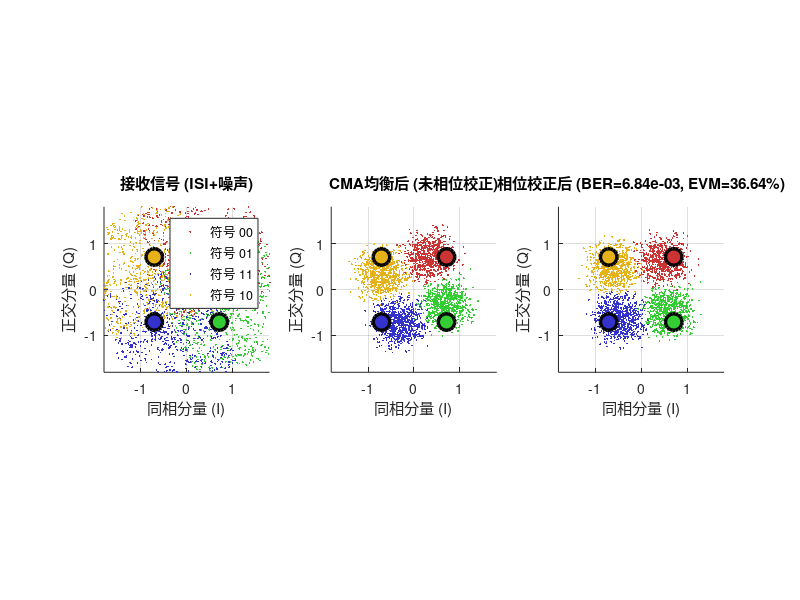

Write the MATLAB code that produced this figure. (Note: this script raises an error after producing the figure.)
% main_cma_simulation.m: 4QAM通信系统CMA盲均衡仿真主脚本
%
% 功能:
% 完整的4QAM通信链路仿真,包括:
% 1. 发射端: 信源生成、符号映射、4QAM调制
% 2. 信道: ISI信道、AWGN噪声
% 3. 接收端: CMA盲均衡、相位校正、解调
% 4. 性能评估: BER、EVM、星座图
%
% 参考: 技术规格书第4章

clear; clc; close all;

fprintf('========================================\n');
fprintf('4QAM通信系统CMA盲均衡仿真\n');
fprintf('========================================\n\n');

%% 步骤1: 仿真参数配置 (技术规格书 4.1节)

config = struct();

% 基本参数
config.numSymbols = 20000;          % 仿真符号数量
config.snr_dB = 20;                  % 信噪比 (dB)

% 4QAM调制参数
config.M = 4;                        % 调制阶数
config.grayMap = [0 1 3 2];          % 格雷码映射表 (00->0, 01->1, 11->3, 10->2)

% 信道参数
config.channelTaps = [1, 0.5, 0.2, 0.1, 0.8]; % ISI信道冲激响应
config.channelPhaseOffsetDeg = 20;   % 额外的信道相位偏移 (单位: 度)

% CMA均衡器参数
config.cma.filterLength = 63;        % 均衡器长度 (M)
config.cma.stepSize = 0.02;         % 步长 (mu) - 归一化LMS调节为更稳定的收敛速度
config.cma.numPasses = 2;            % 遍历接收序列的次数
config.cma.R2 = 1;                   % 4QAM的收敛半径 R^2 = 1

% 快速卷积参数
config.fft.nfft = 512;               % FFT点数

fprintf('配置参数:\n');
fprintf('  符号数量: %d\n', config.numSymbols);
fprintf('  SNR: %d dB\n', config.snr_dB);
fprintf('  信道抽头: [%.2f, %.2f, %.2f]\n', config.channelTaps);
fprintf('  均衡器长度: %d\n', config.cma.filterLength);
fprintf('  CMA步长: %.4f\n', config.cma.stepSize);
fprintf('  信道相位偏移: %.2f 度\n', config.channelPhaseOffsetDeg);
fprintf('\n');

%% 步骤2: 发射端实现 (技术规格书 4.2节)

fprintf('发射端处理...\n');

% 2.1 生成随机比特
numBits = config.numSymbols * log2(config.M);
txBits = randi([0 1], 1, numBits);
fprintf('  生成 %d 个比特\n', numBits);

% 2.2 比特到符号映射
txSymbolIndices = zeros(1, config.numSymbols);
for i = 1:config.numSymbols
    % 每2个比特组成一个符号
    bit1 = txBits(2*i-1);
    bit2 = txBits(2*i);
    decimal_idx = bit1 * 2 + bit2; % 转换为十进制索引 (0-3)
    txSymbolIndices(i) = decimal_idx;
end

% 2.3 格雷编码映射
grayIndices = config.grayMap(txSymbolIndices + 1); % MATLAB索引从1开始

% 2.4 4QAM调制
% 4QAM星座点: {(1+j), (1-j), (-1+j), (-1-j)} / sqrt(2)
% 映射: 0->(1+j), 1->(1-j), 2->(-1-j), 3->(-1+j)
constellation_map = [1+1j, 1-1j, -1-1j, -1+1j] / sqrt(2);
txSymbols = constellation_map(grayIndices + 1);

fprintf('  调制 %d 个4QAM符号\n', config.numSymbols);
fprintf('  符号能量: %.4f\n', mean(abs(txSymbols).^2));
fprintf('\n');

%% 步骤3: 信道建模 (技术规格书 4.3节)

fprintf('信道传输...\n');

% 3.1 通过ISI信道
rxSymbols_ISI = filter(config.channelTaps, 1, txSymbols);
fprintf('  应用ISI信道\n');

% 3.2 添加可配置的信道相位偏移
phase_offset_rad_channel = config.channelPhaseOffsetDeg * pi / 180;
if abs(config.channelPhaseOffsetDeg) > 1e-6
    rxSymbols_ISI = rxSymbols_ISI * exp(1j * phase_offset_rad_channel);
    fprintf('  施加信道相位偏移: %.2f 度\n', config.channelPhaseOffsetDeg);
end

% 3.3 添加AWGN噪声
rxSymbols = awgn(rxSymbols_ISI, config.snr_dB, 'measured');
fprintf('  添加AWGN噪声 (SNR = %d dB)\n', config.snr_dB);
fprintf('\n');

%% 步骤4: CMA均衡器 (样本级实现)

fprintf('CMA均衡处理...\n');

% 4.1 初始化
M = config.cma.filterLength;
mu = config.cma.stepSize;
R2 = config.cma.R2;

% 中心抽头初始化
w = zeros(M, 1);
w(floor(M/2) + 1) = 1;

% 准备输入信号
rxSymbols_col = rxSymbols(:);
N_total = length(rxSymbols_col);

% 输入缓冲区(添加前导零)
rx_padded = [zeros(M-1, 1); rxSymbols_col];

% 输出
equalizedSymbols = zeros(N_total, 1);

fprintf('  初始化完成\n');
fprintf('  均衡器长度: %d, 符号数: %d\n', M, N_total);
fprintf('  遍历次数: %d\n', config.cma.numPasses);

% 4.2 样本级CMA处理
fprintf('  开始样本级CMA处理...\n');

for pass = 1:config.cma.numPasses
    fprintf('  Pass %d/%d 开始...\n', pass, config.cma.numPasses);
    for n = 1:N_total
        % 获取输入向量 (最新样本在前)
        idx = n + M - 1;
        x_vec = rx_padded(idx:-1:idx-M+1);
        
        % 计算均衡器输出
        y_out = w' * x_vec;
        equalizedSymbols(n) = y_out;
        
        % CMA权重更新 (Godard算法, 归一化LMS形式)
        % 避免权重发散,使用归一化
        x_power = real(x_vec' * x_vec) + 1e-6;  % 输入功率 + 小常数避免除零
        mu_norm = mu / x_power;
        error_signal = (R2 - abs(y_out)^2) * conj(y_out);  % 复数误差信号
        w = w + mu_norm * error_signal * x_vec;
        
        % 权重剪裁以防止发散
        max_coeff = max(abs(w));
        if max_coeff > 10
            w = w * (10 / max_coeff);
        end
        
        % 显示进度
        if mod(n, 5000) == 0 || n == N_total
            fprintf('    Pass %d: 处理进度 %d/%d (%.1f%%), norm(w)=%.4f, |y|=%.4f\n', ...
                    pass, n, N_total, 100*n/N_total, norm(w), abs(y_out));
        end
    end
end

fprintf('  均衡完成\n');
fprintf('\n');

%% 步骤5: 相位校正与解调 (技术规格书 4.5节)

fprintf('相位校正与解调...\n');

% 5.1 去除瞬态样本
transient_samples = 1000;
equalizedSymbols_steady = equalizedSymbols(transient_samples+1:end);

% 5.2 简单相位校正 - 使用前导符号估计相位偏移
pilot_length = min(500, length(equalizedSymbols_steady));
pilot_symbols = equalizedSymbols_steady(1:pilot_length);

% 硬判决得到最近星座点
pilot_reference = zeros(size(pilot_symbols));
for k = 1:length(pilot_symbols)
    [~, idx] = min(abs(pilot_symbols(k) - constellation_map));
    pilot_reference(k) = constellation_map(idx);
end

% 估计相位旋转
sum_val = sum(pilot_reference .* conj(pilot_symbols));
phase_offset = angle(sum_val);
fprintf('  估计相位偏移: %.2f 度\n', phase_offset * 180 / pi);

% 应用相位校正
equalizedSymbols_corrected = equalizedSymbols_steady * exp(1j * phase_offset);

% 5.3 硬判决解调
rxSymbolIndices = zeros(length(equalizedSymbols_corrected), 1);
for k = 1:length(equalizedSymbols_corrected)
    [~, rxSymbolIndices(k)] = min(abs(equalizedSymbols_corrected(k) - constellation_map));
end

% rxSymbolIndices现在是1-4,对应格雷码索引0-3
rxGrayIndices = rxSymbolIndices - 1; % 格雷码索引 0-3

% 5.4 格雷码反向映射
% 找到格雷码在grayMap中的位置,该位置就是原始比特索引
rxSymbolIndices_original = zeros(size(rxGrayIndices));
for k = 1:length(rxGrayIndices)
    pos = find(config.grayMap == rxGrayIndices(k));
    if ~isempty(pos)
        rxSymbolIndices_original(k) = pos - 1; % 转换为0-3
    end
end

% 5.5 符号到比特
rxBits = zeros(1, length(rxSymbolIndices_original) * 2);
for i = 1:length(rxSymbolIndices_original)
    idx = rxSymbolIndices_original(i);
    rxBits(2*i-1) = bitshift(idx, -1); % 高位
    rxBits(2*i) = bitand(idx, 1);       % 低位
end

fprintf('  解调完成\n');
fprintf('\n');

%% 步骤6: 性能评估 (技术规格书 4.6节)

fprintf('性能评估...\n');

% 6.1 序列对齐 - 使用互相关搜索最佳延迟
fprintf('  搜索最佳延迟对齐...\n');
max_search_delay = min(6000, length(txBits) - 100);  % 搜索范围
best_ber = 1.0;
best_delay = 0;

for delay_bits = 0:2:max_search_delay  % 以符号为单位 (2比特步长)
    tx_start = delay_bits + 1;
    rx_start = 1;
    test_length = min(length(txBits) - tx_start + 1, length(rxBits) - rx_start + 1);
    
    if test_length < 1000  % 至少需要1000比特来统计
        continue;
    end
    
    % 只用前5000比特快速测试
    test_length = min(test_length, 5000);
    
    tx_test = txBits(tx_start : tx_start + test_length - 1);
    rx_test = rxBits(rx_start : rx_start + test_length - 1);
    
    test_errors = sum(tx_test ~= rx_test);
    test_ber = test_errors / test_length;
    
    if test_ber < best_ber
        best_ber = test_ber;
        best_delay = delay_bits;
    end
end

fprintf('    最佳延迟: %d 比特 (%d 符号)\n', best_delay, best_delay/2);
fprintf('    估计BER: %.4e (基于%d比特测试)\n', best_ber, test_length);

% 使用最佳延迟对齐全部序列
tx_align_start = best_delay + 1;
rx_align_start = 1;
compare_length = min(length(txBits) - tx_align_start + 1, length(rxBits) - rx_align_start + 1);

txBits_aligned = txBits(tx_align_start : tx_align_start + compare_length - 1);
rxBits_aligned = rxBits(rx_align_start : rx_align_start + compare_length - 1);

% 6.2 计算BER
bit_errors = sum(txBits_aligned ~= rxBits_aligned);
ber = bit_errors / compare_length;

fprintf('  比较比特数: %d\n', compare_length);
fprintf('  比特错误数: %d\n', bit_errors);
fprintf('  误码率 (BER): %.4e\n', ber);

% 6.3 计算EVM
% 获取对应的发射符号 (延迟以符号计)
tx_symbol_delay = floor(best_delay / 2);  % 比特延迟转换为符号延迟
tx_symbol_start = tx_symbol_delay + 1;
tx_symbol_end = tx_symbol_start + length(equalizedSymbols_corrected) - 1;
if tx_symbol_end > length(txSymbols)
    tx_symbol_end = length(txSymbols);
    equalizedSymbols_corrected = equalizedSymbols_corrected(1:(tx_symbol_end - tx_symbol_start + 1));
end
txSymbols_ref = txSymbols(tx_symbol_start:tx_symbol_end);

% 幅度校正
alpha = (equalizedSymbols_corrected' * txSymbols_ref(:)) / ...
        (equalizedSymbols_corrected' * equalizedSymbols_corrected);
equalizedSymbols_aligned = alpha * equalizedSymbols_corrected;

% 计算EVM
error_vector = equalizedSymbols_aligned - txSymbols_ref(:);
evm = sqrt(mean(abs(error_vector).^2)) / sqrt(mean(abs(txSymbols_ref).^2)) * 100;

fprintf('  EVM: %.2f%%\n', evm);
fprintf('\n');

%% 可视化 (技术规格书 4.6节)

fprintf('生成可视化结果...\n');

% 定义4QAM符号对应的颜色 (为每个符号分配一个颜色)
% 符号映射: 0->(1+j)/√2, 1->(1-j)/√2, 2->(-1-j)/√2, 3->(-1+j)/√2
color_map = [
    0.8, 0.2, 0.2;  % 符号0: 红色 (第一象限)
    0.2, 0.8, 0.2;  % 符号1: 绿色 (第四象限)
    0.2, 0.2, 0.8;  % 符号2: 蓝色 (第三象限)
    0.9, 0.7, 0.1   % 符号3: 黄色 (第二象限)
];

figure('Position', [100, 100, 1600, 450]);

% 选择用于绘图的样本数量
num_plot_samples = min(3000, length(txSymbols));

% 计算延迟 - 用于对齐发射符号和接收/均衡/校正后的符号
tx_symbol_delay = floor(best_delay / 2);

% 1. 接收信号星座图 (颜色=发射符号，位置=接收信号实际值)
subplot(1, 3, 1);
hold on; grid on; axis equal;

% 按发射符号着色，但绘制接收信号的实际位置
for sym_idx = 0:3
    % 找到发射了该符号的位置
    tx_positions = find(grayIndices == sym_idx);
    % 只绘制前 num_plot_samples 个
    rx_idx = tx_positions(tx_positions <= num_plot_samples);
    
    if ~isempty(rx_idx)
        % 关键：颜色来自发射符号(sym_idx)，位置来自接收信号(rxSymbols)
        plot(real(rxSymbols(rx_idx)), imag(rxSymbols(rx_idx)), '.', ...
             'Color', color_map(sym_idx+1, :), 'MarkerSize', 4);
    end
end

% 绘制理想星座点
for sym_idx = 0:3
    plot(real(constellation_map(sym_idx+1)), imag(constellation_map(sym_idx+1)), ...
         'o', 'MarkerSize', 12, 'LineWidth', 2.5, ...
         'MarkerEdgeColor', 'k', 'MarkerFaceColor', color_map(sym_idx+1, :));
end
xlim([-1.8 1.8]); ylim([-1.8 1.8]);
title('接收信号 (ISI+噪声)');
xlabel('同相分量 (I)'); ylabel('正交分量 (Q)');
legend('符号 00', '符号 01', '符号 11', '符号 10', 'Location', 'northeast');

% 2. CMA均衡后星座图 (颜色=发射符号，位置=均衡后实际值)
subplot(1, 3, 2);
hold on; grid on; axis equal;

for sym_idx = 0:3
    tx_positions = find(grayIndices == sym_idx);
    
    % 计算均衡后对应的索引（考虑延迟）
    eq_idx = tx_positions - tx_symbol_delay;
    % 只取有效范围内的索引
    valid_mask = (eq_idx >= 1) & (eq_idx <= length(equalizedSymbols_steady));
    eq_idx = eq_idx(valid_mask);
    eq_idx = eq_idx(eq_idx <= num_plot_samples);
    
    if ~isempty(eq_idx)
        % 关键：颜色来自发射符号(sym_idx)，位置来自均衡后信号(equalizedSymbols_steady)
        plot(real(equalizedSymbols_steady(eq_idx)), imag(equalizedSymbols_steady(eq_idx)), '.', ...
             'Color', color_map(sym_idx+1, :), 'MarkerSize', 4);
    end
end

% 绘制理想星座点
for sym_idx = 0:3
    plot(real(constellation_map(sym_idx+1)), imag(constellation_map(sym_idx+1)), ...
         'o', 'MarkerSize', 12, 'LineWidth', 2.5, ...
         'MarkerEdgeColor', 'k', 'MarkerFaceColor', color_map(sym_idx+1, :));
end
xlim([-1.8 1.8]); ylim([-1.8 1.8]);
title('CMA均衡后 (未相位校正)');
xlabel('同相分量 (I)'); ylabel('正交分量 (Q)');

% 3. 相位校正后星座图 (颜色=发射符号，位置=校正后实际值)
subplot(1, 3, 3);
hold on; grid on; axis equal;

for sym_idx = 0:3
    tx_positions = find(grayIndices == sym_idx);
    
    % 计算校正后对应的索引（考虑延迟）
    eq_idx = tx_positions - tx_symbol_delay;
    valid_mask = (eq_idx >= 1) & (eq_idx <= length(equalizedSymbols_corrected));
    eq_idx = eq_idx(valid_mask);
    eq_idx = eq_idx(eq_idx <= num_plot_samples);
    
    if ~isempty(eq_idx)
        % 关键：颜色来自发射符号(sym_idx)，位置来自校正后信号(equalizedSymbols_corrected)
        plot(real(equalizedSymbols_corrected(eq_idx)), imag(equalizedSymbols_corrected(eq_idx)), '.', ...
             'Color', color_map(sym_idx+1, :), 'MarkerSize', 4);
    end
end

% 绘制理想星座点
for sym_idx = 0:3
    plot(real(constellation_map(sym_idx+1)), imag(constellation_map(sym_idx+1)), ...
         'o', 'MarkerSize', 12, 'LineWidth', 2.5, ...
         'MarkerEdgeColor', 'k', 'MarkerFaceColor', color_map(sym_idx+1, :));
end
xlim([-1.8 1.8]); ylim([-1.8 1.8]);
title(sprintf('相位校正后 (BER=%.2e, EVM=%.2f%%)', ber, evm));
xlabel('同相分量 (I)'); ylabel('正交分量 (Q)');

sgtitle('4QAM CMA盲均衡仿真结果 (颜色=发射符号)', 'FontSize', 14, 'FontWeight', 'bold');

fprintf('可视化完成\n');
fprintf('\n========================================\n');
fprintf('仿真完成!\n');
fprintf('========================================\n');
